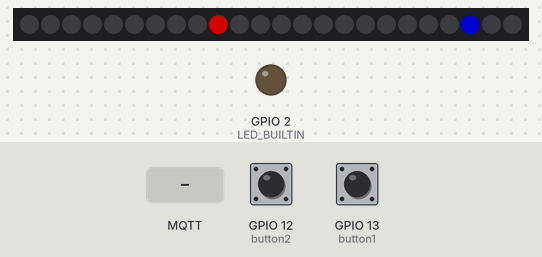
Bench run of a sketch on a simulated ESP8266 (NodeMCU). On the bench: 24 RGB LEDs in strip order, left to right, output pins drawn as LEDs (lit = HIGH, except the on-board LED, lit = LOW). The test bench sets the inputs (shaded band); at power-on: GPIO 13 (button1) LOW, GPIO 12 (button2) LOW. Dim RGB values are drawn brighter than linear; WiFi joins after 1.5 s; servers stay silent unless stated; network time is answered at once with the bench clock; the local clock reads 2024-03-15 10:24:30 at power-on unless the sketch sets it; no MQTT or app messages arrive unless stated; what the sketch prints to the serial monitor is not drawn.

Above: at 2.7 s.
2.8 s: GPIO 13 (button1) pulled HIGH for 0.15 s
At 3.4 s:
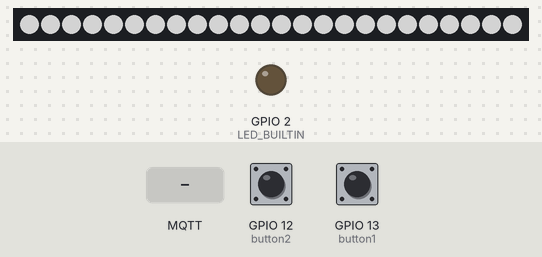
4.4 s: MQTT message "ON" arrives on the third subscribed topic
5.9 s: GPIO 13 (button1) pulled HIGH for 1 s
At 6.9 s:
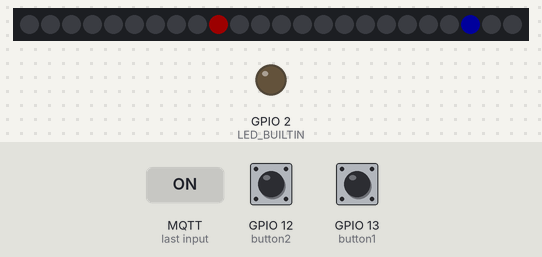
8.4 s: MQTT message "90" arrives on the third subscribed topic
At 8.9 s:
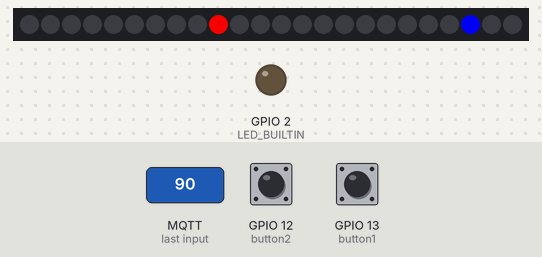
9.9 s: MQTT message "ON" arrives on the second subscribed topic
At 11.1 s:
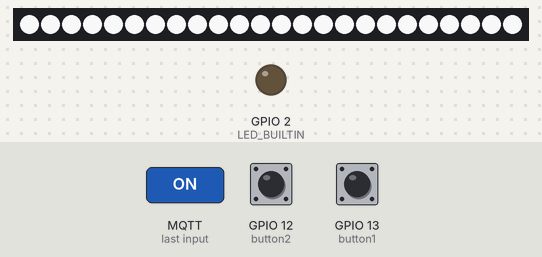
11.4 s: GPIO 12 (button2) pulled HIGH for 0.15 s
At 12.4 s:
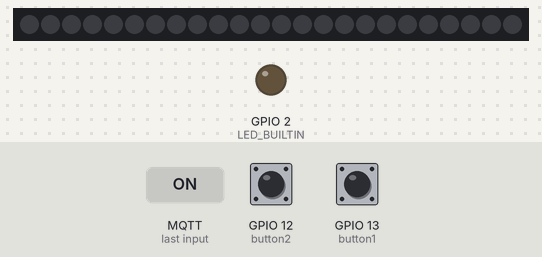
Timing chart, 0 to 14.0 s (numbered marks = the images above; inputs shaded):
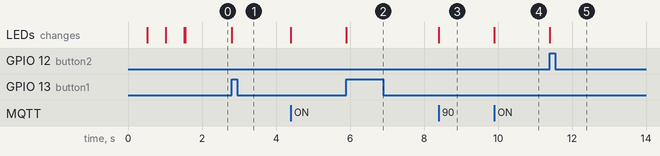

Measured:
- after the input at 2.8 s, the LEDs: change at once (image 1)
- after the input at 5.9 s, the LEDs: change at once (image 2)
- after the input at 8.4 s, the LEDs: change at once (image 3)
- after the input at 9.9 s, the LEDs: change at once (image 4)
- after the input at 11.4 s, the LEDs: change at once (image 5)

The sketch:

Core.ino
```cpp
// Libraries
#include <ESP8266WiFi.h>
#include <NTPClient.h>
#include <WiFiUdp.h>
#include <PubSubClient.h>
#include <Adafruit_NeoPixel.h>

#ifdef __AVR__
#include <avr/power.h>
#endif

// ----------------------------------------------------------------------------

// ID
#define ID 1

// WiFi
const char *ssid = "";
const char *password = "";

// MQTT
const char *mqtt_server = "";
const int mqtt_port = 1883;
const char *mqtt_user = "mqtt";
const char *mqtt_pw = "";

// ----------------------------------------------------------------------------

// PINOUT
#define STRIP1 14 // D5
#define NUM1 24

int button1 = 13; // D7
int button2 = 12; // D6

// NeoPixel
Adafruit_NeoPixel strip1 = Adafruit_NeoPixel(NUM1, STRIP1, NEO_GRBW + NEO_KHZ800);

// Network
WiFiUDP ntpUDP;
NTPClient timeClient(ntpUDP, "pool.ntp.org");
WiFiClient espClient;
PubSubClient client(espClient);

// Variables
// Timer
boolean pomodoro = false;
unsigned long startTime = 0;
unsigned int timerWork = 25;
unsigned int timerBreak = 5;
unsigned int sinceBoot = 0;
unsigned int inRow = 0;
// Clock
unsigned long lastTime = 0;
unsigned int minute;
unsigned int minuteLED;
unsigned int hour;
unsigned int hourLED;
// Light
unsigned int brightness = 125;
boolean light = true;
unsigned int num = 0;
boolean automatic = true;
// MQTT
String id = String("cloc-") + String(ID);
String topic;
char msg[8];
// Button
unsigned int lastState1 = 0;
unsigned int lastState2 = 0;

// Setup
void setup()
{
    Serial.begin(115200);
    pinMode(button1, INPUT);
    pinMode(button2, INPUT);
    pinMode(LED_BUILTIN, OUTPUT);
    digitalWrite(LED_BUILTIN, HIGH);

    strip1.begin();
    strip1.clear(); // Initialize all pixels to 'off'
    strip1.show();

    setup_wifi();
    timeClient.begin();
    timeClient.setTimeOffset(7200);
    client.setServer(mqtt_server, mqtt_port);
    client.setCallback(callback);

    getTime();
}

void setup_wifi()
{
    delay(10);
    Serial.println();
    Serial.print("Connecting to ");
    Serial.println(ssid);
    WiFi.begin(ssid, password);
    while (WiFi.status() != WL_CONNECTED)
    {
        delay(500);
        Serial.print(".");
        if (num >= strip1.numPixels())
        {
            num = 0;
        }
        strip1.clear();
        strip1.setPixelColor(num, strip1.Color(brightness, 0, 0, 0));
        strip1.show();
        num++;
    }
    Serial.println();
    Serial.print("IP address: ");
    Serial.println(WiFi.localIP());
}

void reconnect()
{
    Serial.print("Connecting to ");
    Serial.println(mqtt_server);
    while (!client.connected())
    {
        if (client.connect(id.c_str(), mqtt_user, mqtt_pw))
        {
            Serial.print("connected as ");
            Serial.println(id);
            topic = id + "/light";
            client.subscribe(topic.c_str());
            topic = id + "/timer";
            client.subscribe(topic.c_str());
            topic = id + "/light/brightness";
            client.subscribe(topic.c_str());
            topic = id + "/timer/duration/work";
            client.subscribe(topic.c_str());
            topic = id + "/timer/duration/break";
            client.subscribe(topic.c_str());

            topic = id + "/light/status";
            client.publish(topic.c_str(), "ON");
            topic = id + "/timer/status";
            client.publish(topic.c_str(), "OFF");
            sprintf(msg, "%d", sinceBoot);
            topic = id + "/timer/counter/sinceBoot";
            client.publish(topic.c_str(), msg);
            topic = id + "/timer/counter/inRow";
            sprintf(msg, "%d", inRow);
            client.publish(topic.c_str(), msg);
            topic = id + "/timer/duration/work/status";
            sprintf(msg, "%d", timerWork);
            client.publish(topic.c_str(), msg);
            topic = id + "/timer/duration/break/status";
            sprintf(msg, "%d", timerBreak);
            client.publish(topic.c_str(), msg);
            topic = id + "/light/brightness/status";
            client.publish(topic.c_str(), "A");
        }
        else
        {
            Serial.print(".");
            if (num >= strip1.numPixels())
            {
                num = 0;
            }
            strip1.clear();
            strip1.setPixelColor(num, strip1.Color(brightness, 0, 0, 0));
            strip1.show();
            num++;
            delay(500);
        }
    }
}

// Callback
void callback(char *inTopic, byte *payload, unsigned int length)
{
    String newTopic = inTopic;
    payload[length] = '\0';
    String newPayload = String((char *)payload);
    int intPayload = newPayload.toInt();
    Serial.print("Message arrived: ");
    Serial.print(newTopic);
    Serial.print(" ");
    Serial.println(newPayload);
    if (newTopic == id + "/light")
    {
        if (newPayload == "ON")
        {
            startLight();
        }
        else if (newPayload == "OFF")
        {
            stopLight();
        }
    }
    else if (newTopic == id + "/timer")
    {
        if (newPayload == "ON")
        {
            startTimer();
        }
        else if (newPayload == "OFF")
        {
            stopTimer();
        }
    }
    else if (newTopic == id + "/light/brightness")
    {
        if (newPayload == "A")
        {
            automatic = true;
            topic = id + "/light/brightness/status";
            client.publish(topic.c_str(), "A");
        }
        else
        {
            automatic = false;
            brightness = map(constrain(intPayload, 8, 255), 0, 100, 8, 255);
            sprintf(msg, "%d", intPayload);
            topic = id + "/light/brightness/status";
            client.publish(topic.c_str(), msg);
        }
    }
    else if (newTopic == id + "/timer/duration/work")
    {
        if (intPayload > 0)
        {
            timerWork = intPayload;
            topic = id + "/timer/duration/work/status";
            sprintf(msg, "%d", timerWork);
            client.publish(topic.c_str(), msg);
        }
    }
    else if (newTopic == id + "/timer/duration/break")
    {
        if (intPayload > 0)
        {
            timerBreak = intPayload;
            topic = id + "/timer/duration/break/status";
            sprintf(msg, "%d", timerBreak);
            client.publish(topic.c_str(), msg);
        }
    }
}

// Light
void startLight()
{
    light = true;
    Serial.println("LIGHT: ON");
    topic = id + "/light/status";
    client.publish(topic.c_str(), "ON");
}
void stopLight()
{
    strip1.clear();
    strip1.show();
    light = false;
    Serial.println("LIGHT: OFF");
    topic = id + "/light/status";
    client.publish(topic.c_str(), "OFF");
}

// Clock
void getTime()
{
    if (millis() - lastTime > 30000 || lastTime == 0)
    {
        timeClient.update();
        lastTime = millis();

        hour = timeClient.getHours();
        Serial.print("Time: ");
        Serial.print(hour);
        if (hour >= 12)
        {
            hour -= 12;
        }
        minute = timeClient.getMinutes();
        Serial.print(":");
        Serial.print(minute);
        Serial.println();

        hourLED = map(hour, 0, 11, 0, strip1.numPixels() - 1);
        minuteLED = map(minute, 0, 59, 0, strip1.numPixels() - 1);
    }
    updateClock();
}

void updateClock()
{
    if (light)
    {
        strip1.clear();
        if (hourLED != minuteLED)
        {
            strip1.setPixelColor(minuteLED, strip1.Color(brightness, 0, 0, 0));
        }
        strip1.setPixelColor(hourLED, strip1.Color(0, 0, brightness, 0));
        strip1.show();
    }
}

// Timer
void checkButton()
{
    int state1 = digitalRead(button1);
    int state2 = digitalRead(button2);
    if (state1 != lastState1)
    {
        lastState1 = state1;
        if (state1 == HIGH)
        {
            if (pomodoro)
            {
                stopTimer();
            }
            else
            {
                startLight();
                startTimer();
            }
        }
    }
    if (state2 != lastState2)
    {
        lastState2 = state2;
        if (state2 == HIGH)
        {
            if (light)
            {
                stopLight();
            }
            else
            {
                startLight();
            }
        }
    }
}

void startTimer()
{
    pomodoro = true;
    startTime = millis();
    Serial.println("TIMER: ON");
    topic = id + "/timer/status";
    client.publish(topic.c_str(), "ON");
    if (sinceBoot > 0)
    {
        topic = id + "/timer/counter/sinceBoot";
        sprintf(msg, "%d", sinceBoot);
        client.publish(topic.c_str(), msg);
    }
    if (inRow == 0)
    {
        topic = id + "/timer/counter/inRow";
        sprintf(msg, "%d", inRow);
        client.publish(topic.c_str(), msg);
    }
    else if (inRow > 0)
    {
        topic = id + "/timer/counter/inRow";
        sprintf(msg, "%d", inRow);
        client.publish(topic.c_str(), msg);
    }
}

void stopTimer()
{
    pomodoro = false;
    inRow = 0;
    Serial.println("TIMER: OFF");
    topic = id + "/timer/status";
    client.publish(topic.c_str(), "OFF");
}

void updateTimer()
{
    if (millis() - startTime > 1000 * 60 * timerWork)
    {
        if (millis() - startTime > 1000 * 60 * (timerWork + timerBreak))
        {
            sinceBoot++;
            inRow++;
            return startTimer();
        }
        if (light)
        {
            // Pause
            int past = map(1000 * 60 * timerBreak - (millis() - (startTime + 1000 * 60 * timerWork)), 0, 1000 * 60 * timerWork, strip1.numPixels() - 1, -1);
            strip1.clear();
            if (past >= 0)
            {
                for (int i = 0; i <= past; i++)
                {
                    strip1.setPixelColor(strip1.numPixels() - 1 - i, strip1.Color(0, brightness, 0, 0)); // Green
                }
            }
            strip1.show();
        }
    }
    else
    {
        if (light)
        {
            // Arbeiten
            int past = map(1000 * 60 * timerWork - (millis() - startTime), 0, 1000 * 60 * timerWork, -1, strip1.numPixels() - 1);
            strip1.clear();
            if (past >= 0)
            {
                for (int i = 0; i <= past; i++)
                {
                    strip1.setPixelColor(i, strip1.Color(0, 0, 0, brightness)); // White
                }
            }
            strip1.show();
        }
    }
}

// Loop
void loop()
{
    if (!client.connected())
    {
        reconnect();
    }
    client.loop();
    checkButton();
    if (pomodoro)
    {
        updateTimer();
    }
    else
    {
        getTime();
    }
}
```
